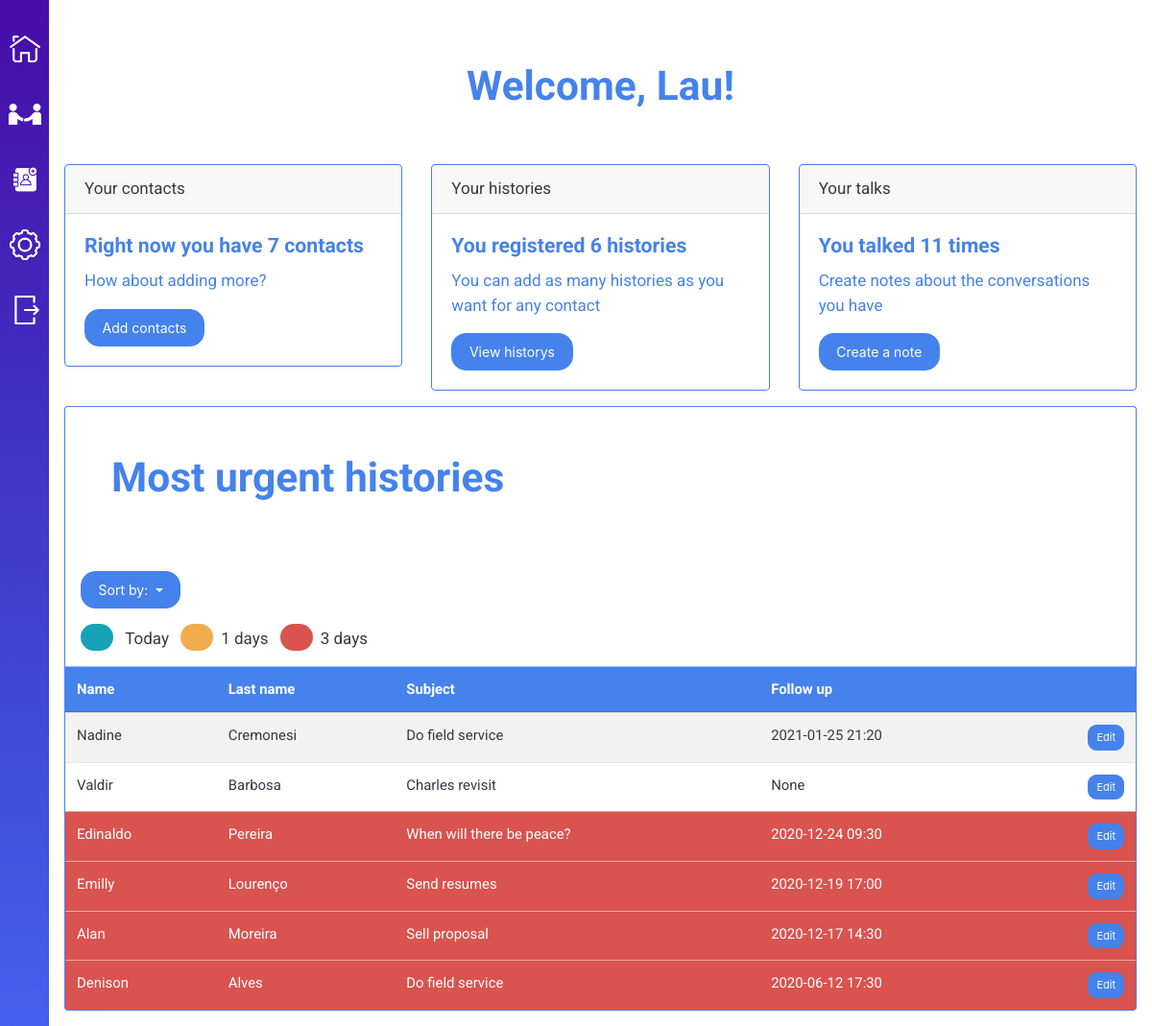
Page /dashboard?sortby=notUrgent (signed in) on the committed database.
### tables this page shows
CREATE TABLE historys (
	'history_id' INTEGER PRIMARY KEY AUTOINCREMENT NOT NULL,
	'subject' TEXT NOT NULL,
	'followup_datetime' TEXT,
	'user_id' INTEGER NOT NULL,
	'contact_id' INTEGER NOT NULL,
	FOREIGN KEY(user_id) REFERENCES users(user_id),
	FOREIGN KEY(contact_id) REFERENCES contacts(contact_id)
);

CREATE TABLE contacts (
	'contact_id' INTEGER PRIMARY KEY AUTOINCREMENT NOT NULL,
	'name' TEXT NOT NULL,
	'lastname' TEXT,
	'phone' INTEGER,
	'user_id' INTEGER NOT NULL,
	FOREIGN KEY(user_id) REFERENCES users(user_id)
);

### application.py (the view)
@app.route("/dashboard")
@login_required
def dashboard():
    contactCount = db.session.query(db.func.count(Contacts.contact_id)).filter_by(user_id = session["user_id"])
    for i in contactCount:
        if not i[0]:
            return render_template("maindash.html")
        else:
            contactCount = i[0]
    urgent = db.session.query(Historys.history_id, Historys.contact_id, Contacts.name, Contacts.lastname, Historys.subject, Historys.followup_datetime)\
        .join(Historys)\
        .filter_by(user_id = session["user_id"])\
        .filter(Historys.followup_datetime <= datetime.now().strftime("%Y-%m-%d %H:%M"))\
        .order_by(db.desc(Historys.followup_datetime))
    notUrgent = db.session.query(Historys.history_id, Historys.contact_id, Contacts.name, Contacts.lastname, Historys.subject, Historys.followup_datetime)\
        .join(Historys)\
        .filter_by(user_id = session["user_id"])\
        .filter(db.or_(Historys.followup_datetime >= datetime.now().strftime("%Y-%m-%d %H:%M"), Historys.followup_datetime == None))\
        .order_by(db.desc(Historys.followup_datetime))
    talksCount = db.session.query(db.func.count(Talks.talk_id)).join(Historys).filter_by(user_id = session["user_id"])
    table = []
    if not request.args.get("sortby") or request.args.get("sortby") == "urgent":
        for item in urgent:
            table.append(item)
        for item in notUrgent:
            table.append(item)
    else:
        for item in notUrgent:
            table.append(item)
        for item in urgent:
            table.append(item)
    for i in talksCount:
        talksCount = i[0]
    return render_template("maindash.html", urgentHistorys=table, contactCount=contactCount, talksCount=talksCount)

### application.py (called while the page is built)
@app.after_request
def after_request(response):
    response.headers["Cache-Control"] = "no-cache, no-store, must-revalidate"
    response.headers["Expires"] = 0
    response.headers["Pragma"] = "no-cache"
    return response

### utilities.py (called while the page is built)
def login_required(f):
    @wraps(f)
    def decorated_function(*args, **kwargs):
        if session.get("user_id") is None:
            flash("You must login first!", "warning") # Give user feedback
            return redirect("/")
        return f(*args, **kwargs)
    return decorated_function

### templates/maindash.html (shortened to what this page needs)
{% extends "dashboard.html" %}
{% block dashboard %}
    {% if session.username %}
    <div class="text-center p-5">
        <h1 class="text-primary">Welcome, {{ session.username }}!</h1>
    </div>
    {% else %}
    <div class="text-center p-5">
        <h1 class="text-primary">Welcome to the main dashboard</h1>
    </div>
    {% endif %}
    {% if contactCount %}
    <div class="row">
        <div class="col-sm">
            <div class="card border-primary mb-3">
                <div class="card-header">Your contacts</div>
                <div class="card-body text-primary">
                    {% if contactCount %}
                    <h5 class="card-title">Right now you have {{ contactCount }} contacts</h5>
                    <p class="card-text">How about adding more?</p>
                    {% else %}
                    <h5 class="card-title">You don't have contacts.</h5>
                    <p class="card-text">Add a contact to start</p>
                    {% endif %}
                    <a href="/contacts"><button class="btn btn-primary">Add contacts</button></a>
                </div>
            </div>
        </div>
        <div class="col-sm">
            <div class="card border-primary mb-3">
                <div class="card-header">Your histories</div>
                <div class="card-body text-primary">
                    {% if urgentHistorys | length != 0 %}
                    <h5 class="card-title">You registered {{ urgentHistorys | length }} histories</h5>
                    <p class="card-text">You can add as many histories as you want for any contact</p>
                    <a href="/historys"><button class="btn btn-primary">View historys</button></a>
                    {% else %}
                    <h5 class="card-title">You don't have historys</h5>
                    <p class="card-text">Create historys and notes to follow up with your businesses</p>
                    <a href="/historys"><button class="btn btn-primary">View historys</button></a>
                    {% endif %}
                </div>
            </div>
        </div>
        <div class="col-sm">
            <div class="card border-primary mb-3">
                <div class="card-header">Your talks</div>
                <div class="card-body text-primary">
                    {% if talksCount %}
                    <h5 class="card-title">You talked {{ talksCount }} times</h5>
                    <p class="card-text">Create notes about the conversations you have</p>
                    <a href="/historys"><button class="btn btn-primary">Create a note</button></a>
                    {% else %}
                    <h5 class="card-title">No talks, yet!</h5>
                    <p class="card-text">After your first note, this card will change</p>
                    <a href="/historys"><button class="btn btn-primary">Create a note</button></a>
                    {% endif %}
                </div>
            </div>
        </div>
    </div>
    <div class="p-5 border border-primary rounded-top border-bottom-0">
        <h1 class="text-primary">Most urgent histories</h1>
    </div>
    <div class="table-responsive border border-primary rounded-bottom border-top-0">
        <div class="dropdown m-3">
            <button class="btn btn-primary dropdown-toggle" type="button" id="dropdownMenuButton" data-toggle="dropdown" aria-haspopup="true" aria-expanded="false">
                Sort by:
            </button>
        </div>
        <div class="d-inline-block ml-3 mb-3">
            <span class="badge rounded-pill bg-info"><span class="invisible">.</span></span> <span class="ml-2 mr-2">Today</span>
            <span class="badge rounded-pill bg-warning"><span class="invisible">.</span></span><span class="ml-2 mr-2" id="warning-label">5 days</span>
            <span class="badge rounded-pill bg-danger"><span class="invisible">.</span></span><span class="ml-2 mr-2" id="danger-label">5 days</span>
        </div>
        <table class="table table-striped mb-0">
            <thead class="table-primary">
                <tr>
                    <th class="d-none">histID</th><th class="d-none">contID</th><th>Name</th><th>Last name</th><th>Subject</th><th>Follow up</th><th></th>
                </tr>
            </thead>
            <tbody>
                {% if urgentHistorys %}
                {% for item in urgentHistorys %}
                <tr>
                    <td>{{ item[2] }}</td>
                    <td>{{ item[3] }}</td>
                    <td>{{ item[4] }}</td>
                    {% if item[5] %}
                        <td>{{ item[5] }}</td>
                    {% else %}
                        <td>None</td>
                    {% endif %}
                    <td><button class="btn btn-primary btn-sm float-right">Edit</button></td>
                </tr>
                {% endfor %}
                {% else %}
                <td colspan="7" class="text-center">You have no historys. Start by adding <a href="/contacts">one</a>!</td>
                {% endif %}
            </tbody>
        </table>
    </div>
    {% endif %}
{% endblock %}

### static/css/styles.css (style rules this page uses)
body, p { font-family: 'Roboto', 'Lato', sans-serif; }

### rows in the picture
historys: name "Nadine", lastname "Cremonesi", subject "Do field service", followup_datetime "2021-01-25 21:20"
historys: name "Valdir", lastname "Barbosa", subject "Charles revisit", shows "None"
historys: name "Edinaldo", lastname "Pereira", subject "When will there be peace?", followup_datetime "2020-12-24 09:30"
historys: name "Emilly", lastname "Lourenço", subject "Send resumes", followup_datetime "2020-12-19 17:00"
historys: name "Alan", lastname "Moreira", subject "Sell proposal", followup_datetime "2020-12-17 14:30"
historys: name "Denison", lastname "Alves", subject "Do field service", followup_datetime "2020-06-12 17:30"

### other values in the picture
{{ session.username }} "Lau"
{{ contactCount }} "7"
{{ urgentHistorys | length }} "6"
{{ talksCount }} "11"
